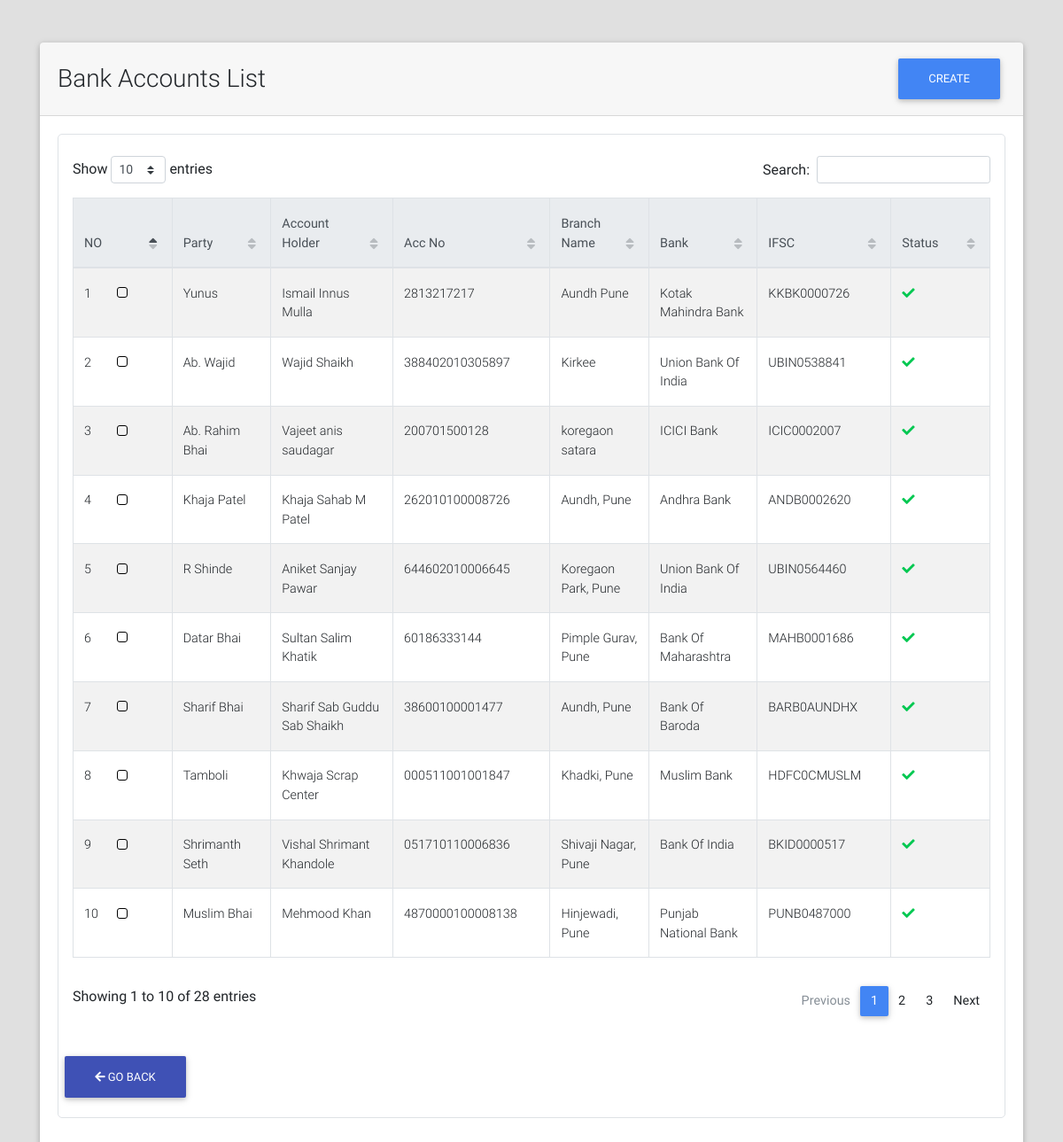
The app's page /bank_accounts/list/ with its own data.
### bank_accounts/models.py (models this page shows, shortened)
class BankAccount(models.Model):
    party = models.ForeignKey("parties.Party", on_delete=models.CASCADE)
    amount_limit = models.DecimalField(max_digits=9, decimal_places=2, default=Decimal(1000000), editable=False)
    account_holder = models.CharField(max_length=128)
    acc_no = models.CharField(max_length=32)
    ifsc_code = models.CharField(max_length=11, validators=[MinLengthValidator(limit_value=11)])
    bank_name = models.CharField(max_length=64)
    branch_name = models.CharField(max_length=64, blank=True)
    is_active = models.BooleanField(default=True)

### parties/models.py (models this page shows, shortened)
class Party(models.Model):
    RATE_TYPE_CHOICES = (("GR", "Group Rate"), ("IR", "Individual Rate"))
    rate_type = models.CharField(max_length=2, choices=RATE_TYPE_CHOICES)
    rate_group = models.ForeignKey("rates.RateGroup", on_delete=models.PROTECT, blank=True, null=True)
    name = models.CharField(max_length=128)
    party_code = models.CharField(max_length=32, blank=True)
    address = models.TextField(blank=True)
    phone = models.CharField(max_length=13)
    whatsapp = models.CharField(max_length=13, blank=True)
    email = models.EmailField(blank=True, null=True)
    extra_info = models.TextField(blank=True)
    is_wallet_party = models.BooleanField(default=False)
    is_active = models.BooleanField(default=True)
    @property
    def get_display_text(self):
        return self.name
    class Meta:
        verbose_name = "Party"
        verbose_name_plural = "Parties"

### bank_accounts/views.py (the view)
class BankAccListView(ListView, LoginRequiredMixin):
    template_name = "bank_accounts/list.html"
    model = BankAccount
    context_object_name = "bank_accounts"
    ordering = "-id"

### portal/templates/bank_accounts/list.html (shortened to what this page needs)
{% extends "portal/base.html" %}
{% load crispy_forms_tags %}
{% load static %}
{% block custom_links %}
    <link href="{% static "css/addons/datatables.min.css" %}" rel="stylesheet">
    <link href="{% static "css/addons/datatables-select.min.css" %}" rel="stylesheet">
{% endblock %}
{% block content %}
    <br><br>
    <div class="container">
        <div class="card">
            <div class="card-header">
                <div class="row">
                    <div class="col-lg-9 m-auto">
                        <h3 class="m-auto">Bank Accounts List</h3>
                    </div>
                    <div class="col-lg-3">
                        <a class="float-right" href="{% url "bank_accounts:add" %}"><button class="btn btn-primary">Create</button></a>
                    </div>
                </div>
            </div>
            <div class="card-body">
                 <div class="table p-3 border" style="border-radius: 5px">
                     <table id="dt-basic-checkbox" class="table table-striped table-bordered" cellspacing="0" width="100%">
                         <thead class="thead-light">
                            <th class="th-sm">NO</th>
                            <th class="th-sm">Party</th>
                            <th class="th-sm">Account Holder</th>
                            <th class="th-sm">Acc No</th>
                            <th class="th-sm">Branch Name</th>
                            <th class="th-sm">Bank</th>
                            <th class="th-sm">IFSC</th>
                            <th class="th-sm">Status</th>
                         </thead>
                         <tbody>
                             {% if bank_accounts %}
                                 {% for bank_account in bank_accounts %}
                                     <tr>
                                        <td>{{ forloop.counter }}</td>
                                        <td>{{ bank_account.party.get_display_text }}</td>
                                        <td>{{ bank_account.account_holder }}</td>
                                        <td>{{ bank_account.acc_no }}</td>
                                        <td>{{ bank_account.branch_name }}</td>
                                        <td>{{ bank_account.bank_name }}</td>
                                        <td>{{ bank_account.ifsc_code }}</td>
                                        <td>
                                            {% if bank_account.is_active %}
                                                <i class="fa fa-check text-success"></i>
                                            {% else %}
                                                <i class="fa fa-times text-danger"></i>
                                            {% endif %}
                                        </td>
                                     </tr>
                                 {% endfor %}
                             {% else %}
                                 <span class="text-black-50 font-weight-bold">No Bank_Accounts Found</span>
                             {% endif %}
                         </tbody>
                    </table>
                    {% include "portal/goback_btn.html" %}
                 </div>
            </div>
        </div>
    </div>
{% endblock %}

### records on screen
BankAccount: party.get_display_text "Yunus", account_holder "Ismail Innus Mulla", acc_no "2813217217", branch_name "Aundh Pune", bank_name "Kotak Mahindra Bank", ifsc_code "KKBK0000726", is_active True (drawn)
BankAccount: party.get_display_text "Ab. Wajid", account_holder "Wajid Shaikh", acc_no "388402010305897", branch_name "Kirkee", bank_name "Union Bank Of India", ifsc_code "UBIN0538841", is_active True (drawn)
BankAccount: party.get_display_text "Ab. Rahim Bhai", account_holder "Vajeet anis saudagar", acc_no "200701500128", branch_name "koregaon satara", bank_name "ICICI Bank", ifsc_code "ICIC0002007", is_active True (drawn)
BankAccount: party.get_display_text "Khaja Patel", account_holder "Khaja Sahab M Patel", acc_no "262010100008726", branch_name "Aundh, Pune", bank_name "Andhra Bank", ifsc_code "ANDB0002620", is_active True (drawn)
BankAccount: party.get_display_text "R Shinde", account_holder "Aniket Sanjay Pawar", acc_no "644602010006645", branch_name "Koregaon Park, Pune", bank_name "Union Bank Of India", ifsc_code "UBIN0564460", is_active True (drawn)
BankAccount: party.get_display_text "Datar Bhai", account_holder "Sultan Salim Khatik", acc_no "60186333144", branch_name "Pimple Gurav, Pune", bank_name "Bank Of Maharashtra", ifsc_code "MAHB0001686", is_active True (drawn)
BankAccount: party.get_display_text "Sharif Bhai", account_holder "Sharif Sab Guddu Sab Shaikh", acc_no "38600100001477", branch_name "Aundh, Pune", bank_name "Bank Of Baroda", ifsc_code "BARB0AUNDHX", is_active True (drawn)
BankAccount: party.get_display_text "Tamboli", account_holder "Khwaja Scrap Center", acc_no "000511001001847", branch_name "Khadki, Pune", bank_name "Muslim Bank", ifsc_code "HDFC0CMUSLM", is_active True (drawn)
BankAccount: party.get_display_text "Shrimanth Seth", account_holder "Vishal Shrimant Khandole", acc_no "051710110006836", branch_name "Shivaji Nagar, Pune", bank_name "Bank Of India", ifsc_code "BKID0000517", is_active True (drawn)
BankAccount: party.get_display_text "Muslim Bhai", account_holder "Mehmood Khan", acc_no "4870000100008138", branch_name "Hinjewadi, Pune", bank_name "Punjab National Bank", ifsc_code "PUNB0487000", is_active True (drawn)
